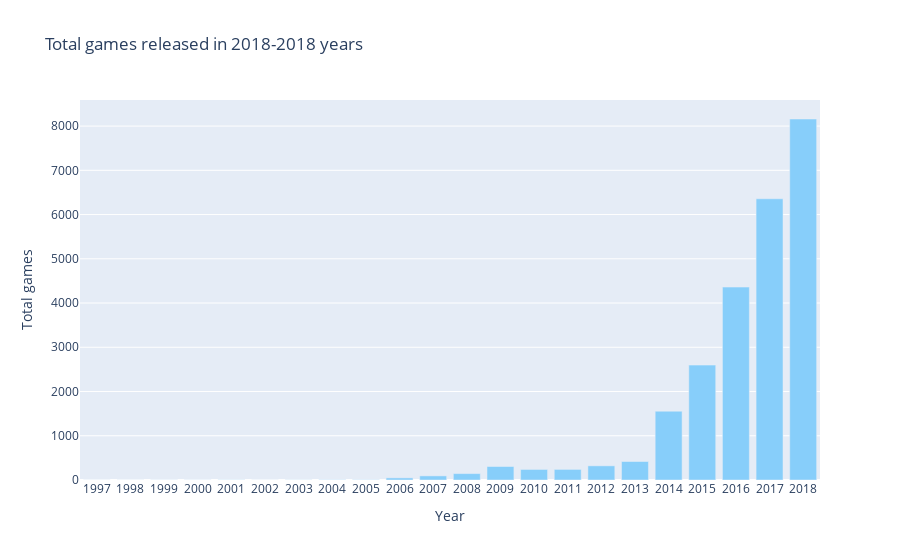

The notebook cell saved with this chart:
### Code cell
yearly = df.groupby(df.release_date.dt.year.rename('release_year')).agg('count').appid.rename('count')

sep_year = 2018

yearly_part = yearly[yearly.index <= sep_year]

fig = go.Figure(data=[go.Bar(x=yearly_part.index, y=yearly_part, marker_color='lightskyblue')])

fig.update_layout(
    title=f'Total games released in {sep_year}-2018 years',
    xaxis=dict(
        title='Year',
        tickmode='linear',
        tick0=min(yearly_part.index),
        dtick=1
    ),
    yaxis=dict(
        title='Total games'
    )
)

fig.show()

### Figure 1 — Plotly figure (JSON) as saved in the notebook; plotly's stock layout.template omitted (floating-point values rounded to 4 significant figures)
{"data": [{"marker": {"color": "lightskyblue"}, "type": "bar", "x": [1997, 1998, 1999, 2000, 2001, 2002, 2003, 2004, 2005, 2006, 2007, 2008, 2009, 2010, 2011, 2012, 2013, 2014, 2015, 2016, 2017, 2018], "y": [1, 1, 2, 2, 4, 1, 3, 6, 6, 48, 93, 145, 305, 238, 239, 320, 418, 1555, 2597, 4361, 6357, 8160]}], "layout": {"title": {"text": "Total games released in 2018-2018 years"}, "xaxis": {"dtick": 1, "tick0": 1997, "tickmode": "linear", "title": {"text": "Year"}}, "yaxis": {"title": {"text": "Total games"}}}}
